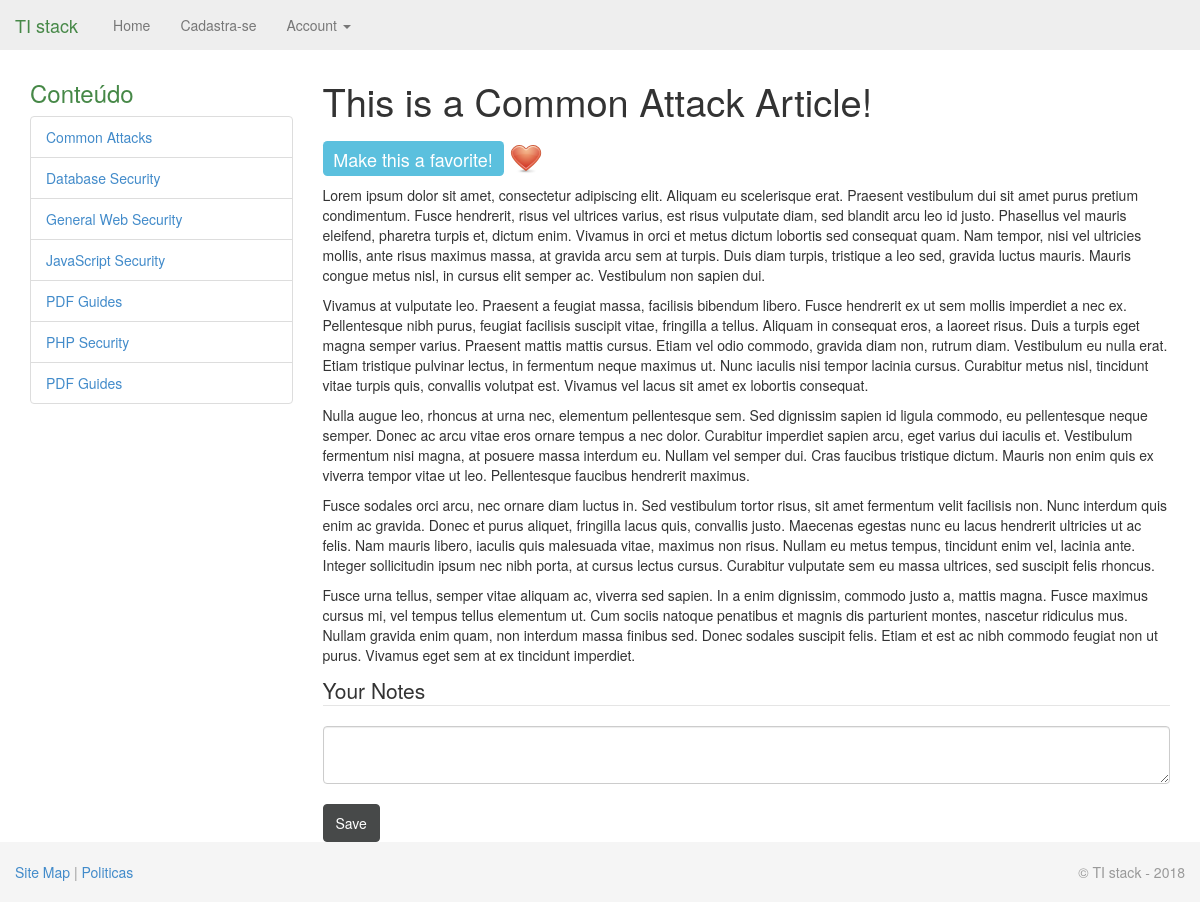
Screenshot of /page.php?id=1 with the database file from the repository.
### tables this page shows
CREATE TABLE `categories` (
	`id` SMALLINT UNSIGNED NOT NULL AUTO_INCREMENT,
	`category` VARCHAR(45) NOT NULL,
	PRIMARY KEY (`id`),
	UNIQUE INDEX `category_UNIQUE` (`category` ASC) 
);

CREATE TABLE `pages` (
	`id` INT UNSIGNED NOT NULL AUTO_INCREMENT,
	`categories_id` SMALLINT UNSIGNED NOT NULL,
	`title` VARCHAR(100) NOT NULL,
	`description` TINYTEXT NOT NULL,
	`content` LONGTEXT NULL,
	`date_created` TIMESTAMP NOT NULL DEFAULT CURRENT_TIMESTAMP,
	PRIMARY KEY (`id`),
	INDEX `date_created` (`date_created` ASC),
	INDEX `fk_pages_categories_idx` (`categories_id` ASC),
	CONSTRAINT `fk_pages_categories`
		FOREIGN KEY (`categories_id`)
		REFERENCES `categories` (`id`)
		ON DELETE NO ACTION
		ON UPDATE NO ACTION
);

### page.php (the view, shortened to what this page needs)
<?php
require('./includes/mysql.inc.php');
if (isset($_GET['id']) && filter_var($_GET['id'], FILTER_VALIDATE_INT, array('min_range' => 1))) {
	$page_id = $_GET['id'];
	$q = 'SELECT title, description, content FROM pages WHERE id=' . $page_id;
	$r = mysqli_query($dbc, $q);
	$row = mysqli_fetch_array($r, MYSQLI_ASSOC);
	$page_title = $row['title'];
	include('includes/header.php');
	echo '<h1>' . htmlspecialchars($page_title) . '</h1>';
	if (isset($_SESSION['user_not_expired'])) {
		$user_id = $_SESSION['user_id'];
		$q = 'SELECT user_id FROM favorite_pages WHERE user_id=' . $user_id . ' AND page_id=' . $page_id;
		$r = mysqli_query($dbc, $q);
		if (mysqli_num_rows($r) === 1) {
			echo '<h3 id="favorite_h3"><img src="images/heart_32.png" width="32" height="32"> <span class="label label-info">This is a favorite!</span> <a id="remove_favorite_link" href="remove_from_favorites.php?id=' . $page_id . '"><img src="images/close_32.png" width="32" height="32"></a></h3>';
		} else {
			echo '<h3 id="favorite_h3"><span class="label label-info">Make this a favorite!</span> <a id="add_favorite_link" href="add_to_favorites.php?id=' . $page_id . '"><img src="images/heart_32.png" width="32" height="32"></a></h3>';
		}
		echo "<div>{$row['content']}</div>";
		echo '<form id="notes_form" action="page.php?id=' . $page_id . '" method="post" accept-charset="utf-8">
	<fieldset><legend>Your Notes</legend>
	<textarea name="notes" id="notes" class="form-control">';
	echo '</textarea><br>
	<input type="submit" name="submit_button" value="Save" id="submit_button" class="btn btn-default" />
	</fieldset>
</form>';
	} elseif (isset($_SESSION['user_id'])) {
		echo '<div class="alert"><h4>Expired Account</h4>Thank you for your interest in this content, but your account is no longer current. Please <a href="renew.php">renew your account</a> in order to view this page in its entirety.</div>';
		echo '<div>' . htmlspecialchars($row['description']) . '</div>';
	} else {
		echo '<div class="alert">Thank you for your interest in this content. You must be logged in as a registered user to view this page in its entirety.</div>';
		echo '<div>' . htmlspecialchars($row['description']) . '</div>';
	}
} else {
	$page_title = 'Error!';
	include('includes/header.html');
	echo '<div class="alert alert-danger">This page has been accessed in error.</div>';
}
include('./includes/footer.php');
?>

### includes/header.php (shortened to what this page needs)
<!DOCTYPE html>
<html lang="en">
  <head>
    <link href="css/bootstrap.min.css" rel="stylesheet">
    <link href="css/sticky-footer-navbar.css" rel="stylesheet">
  </head>
  <body>
    <div id="wrap">
      <div class="navbar navbar-fixed-top">
        <div class="container">
          <a class="navbar-brand" href="index.php" style="color: #468847;"> <?PHP echo APP_NAME;?> </a>
          <div class="nav-collapse collapse">
            <ul class="nav navbar-nav">
<?php
	$pages = array (
		'Home' => 'index.php',
		'Cadastra-se' => 'register.php'
	);
	$this_page = basename($_SERVER['PHP_SELF']);
	foreach ($pages as $k => $v) {
		echo '<li';
		if ($this_page == $v) echo ' class="active"';
		echo '><a href="' . $v . '">' . $k . '</a></li>
		';
	}
	if (isset($_SESSION['user_id'])) {
		echo '<li class="dropdown">
		<a href="#" class="dropdown-toggle" data-toggle="dropdown">Account <b class="caret"></b></a>
			<ul class="dropdown-menu">
				<li><a href="logout.php">Logout</a></li>
				<li><a href="renew.php">Renew</a></li>
				<li><a href="change_password.php">Change Password</a></li>
				<li><a href="favorites.php">Favorites</a></li>
				<li><a href="#">Recommendations</a></li>
			</ul>
		</li>';
	}
?>
            </ul>
          </div>
        </div>
      </div>
      <div class="container">
		<div class="row">
			<div class="col-3">
				<h3 class="text-success">Conteúdo</h3>
			<div class="list-group">
<?php
	$q = 'SELECT * FROM categories ORDER BY category';
	$r = mysqli_query($dbc, $q);
	while (list($id, $category) = mysqli_fetch_array($r, MYSQLI_NUM)) {
		echo '<a href="category.php?id=' . $id . '" class="list-group-item" title="' . $category . '">' . htmlspecialchars($category) . '
		</a>';
	}
?>
			  <a href="pdfs.php" class="list-group-item" title="PDFs">PDF Guides
			  </a>
			</div>
			</div>
		  <div class="col-9">

### css/sticky-footer-navbar.css (style rules this page uses)
html, body { height: 100%; }
#wrap { min-height: 100%; height: auto !important; height: 100%; margin: 0 auto -60px; padding: 0 0 60px; }
#wrap > .container { padding: 60px 15px 0; }

### rows the page displays
categories: category "Common Attacks"
categories: category "Database Security"
categories: category "General Web Security"
categories: category "JavaScript Security"
categories: category "PDF Guides"
categories: category "PHP Security"
pages: title "This is a Common Attack Article!", content "Lorem ipsum dolor sit amet, consectetur adipiscing elit. Aliquam eu scelerisque erat. Praesent vestibulum dui sit amet purus pretium condimentum. Fusce hendrerit, risus vel ultrices varius, est risus vulputate diam, sed blandit arcu leo id justo. Phasellus vel mauris eleifend, pharetra turpis et, dictum enim. Vivamus in orci et metus dictum lobortis sed consequat quam. Nam tempor, nisi vel ultricies mollis, ante risus maximus massa, at gravida arcu sem at turpis. Duis diam turpis, tristique a leo sed, gravida luctus mauris. Mauris congue metus nisl, in cursus elit semper ac. Vestibulum non sapien dui. Vivamus at vulputate leo. Praesent a feugiat massa, facilisis bibendum libero. Fusce…"

### other values shown
APP_NAME "TI stack"
$k "Home"
$k "Cadastra-se"
